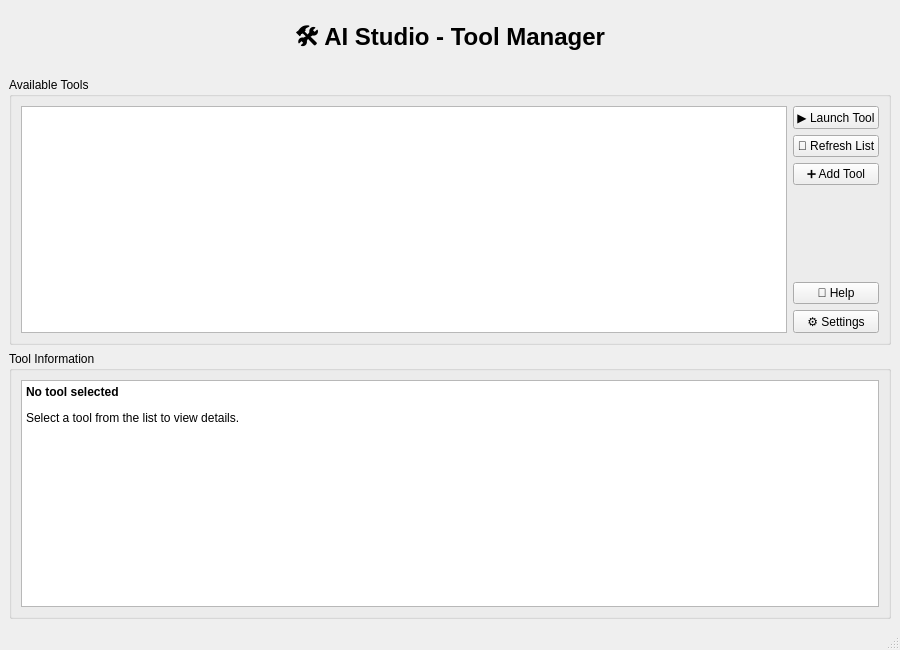
<?xml version="1.0" encoding="UTF-8"?>
<ui version="4.0">
 <class>MainWindow</class>
 <widget class="QMainWindow" name="MainWindow">
  <property name="geometry">
   <rect>
    <x>0</x>
    <y>0</y>
    <width>900</width>
    <height>650</height>
   </rect>
  </property>
  <property name="windowTitle">
   <string>AIStudio - AI Development Tools</string>
  </property>
  <widget class="QWidget" name="centralwidget">
   <layout class="QVBoxLayout" name="verticalLayout">
    <item>
     <widget class="QLabel" name="lbl_title">
      <property name="text">
       <string>🛠️ AI Studio - Tool Manager</string>
      </property>
      <property name="alignment">
       <set>Qt::AlignCenter</set>
      </property>
      <property name="styleSheet">
       <string>font-size: 18pt; font-weight: bold; padding: 10px;</string>
      </property>
     </widget>
    </item>
    <item>
     <widget class="QGroupBox" name="grp_tools">
      <property name="title">
       <string>Available Tools</string>
      </property>
      <layout class="QGridLayout" name="gridLayout">
       <item row="0" column="0">
        <widget class="QListWidget" name="lst_tools">
         <property name="alternatingRowColors">
          <bool>true</bool>
         </property>
        </widget>
       </item>
       <item row="0" column="1">
        <layout class="QVBoxLayout" name="verticalLayout_2">
         <item>
          <widget class="QPushButton" name="btn_launch">
           <property name="text">
            <string>▶️ Launch Tool</string>
           </property>
           <property name="minimumHeight">
            <number>50</number>
           </property>
          </widget>
         </item>
         <item>
          <widget class="QPushButton" name="btn_refresh">
           <property name="text">
            <string>🔄 Refresh List</string>
           </property>
          </widget>
         </item>
         <item>
          <widget class="QPushButton" name="btn_add_tool">
           <property name="text">
            <string>➕ Add Tool</string>
           </property>
          </widget>
         </item>
         <item>
          <spacer name="verticalSpacer">
           <property name="orientation">
            <enum>Qt::Orientation::Vertical</enum>
           </property>
           <property name="sizeHint" stdset="0">
            <size>
             <width>20</width>
             <height>40</height>
            </size>
           </property>
          </spacer>
         </item>
         <item>
          <widget class="QPushButton" name="btn_help">
           <property name="text">
            <string>📖 Help</string>
           </property>
          </widget>
         </item>
         <item>
          <widget class="QPushButton" name="btn_settings">
           <property name="text">
            <string>⚙️ Settings</string>
           </property>
          </widget>
         </item>
        </layout>
       </item>
      </layout>
     </widget>
    </item>
    <item>
     <widget class="QGroupBox" name="grp_info">
      <property name="title">
       <string>Tool Information</string>
      </property>
      <property name="maximumHeight">
       <number>150</number>
      </property>
      <layout class="QVBoxLayout" name="verticalLayout_3">
       <item>
        <widget class="QTextEdit" name="txt_tool_info">
         <property name="readOnly">
          <bool>true</bool>
         </property>
         <property name="html">
          <string>&lt;!DOCTYPE HTML PUBLIC "-//W3C//DTD HTML 4.0//EN" "http://www.w3.org/TR/REC-html40/strict.dtd"&gt;
&lt;html&gt;&lt;head&gt;&lt;meta name="qrichtext" content="1" /&gt;&lt;/head&gt;&lt;body&gt;
&lt;p&gt;&lt;span style="font-weight:600;"&gt;No tool selected&lt;/span&gt;&lt;/p&gt;
&lt;p&gt;Select a tool from the list to view details.&lt;/p&gt;
&lt;/body&gt;&lt;/html&gt;</string>
         </property>
        </widget>
       </item>
      </layout>
     </widget>
    </item>
   </layout>
  </widget>
  <widget class="QStatusBar" name="statusbar"/>
 </widget>
 <resources/>
 <connections/>
</ui>
